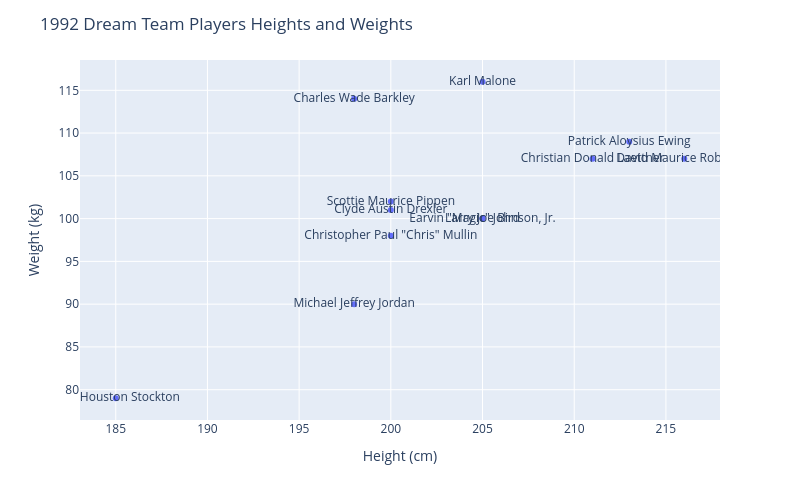

Here is the notebook cell this chart was saved with:
### Code cell
fig = px.scatter(dream_team,x='Height',y='Weight',text='Name', width=800, height=500)
fig.update_layout(title = '1992 Dream Team Players Heights and Weights', 
xaxis_title='Height (cm)',
yaxis_title='Weight (kg)')
fig.show()

### Figure 1 — Plotly figure (JSON) as saved in the notebook; plotly's stock layout.template omitted (floating-point values rounded to 4 significant figures)
{"data": [{"hovertemplate": "Height=%{x}<br>Weight=%{y}<br>Name=%{text}<extra></extra>", "legendgroup": "", "marker": {"color": "#636efa", "symbol": "circle"}, "mode": "markers+text", "name": "", "orientation": "v", "showlegend": false, "text": ["Charles Wade Barkley", "Larry Joe Bird", "Clyde Austin Drexler", "Patrick Aloysius Ewing", "Earvin \"Magic\" Johnson, Jr.", "Michael Jeffrey Jordan", "Christian Donald Laettner", "Karl Malone", "Christopher Paul \"Chris\" Mullin", "Scottie Maurice Pippen", "David Maurice Robinson", "John Houston Stockton"], "type": "scatter", "x": [198.0, 205.0, 200.0, 213.0, 205.0, 198.0, 211.0, 205.0, 200.0, 200.0, 216.0, 185.0], "xaxis": "x", "y": [114.0, 100.0, 101.0, 109.0, 100.0, 90.0, 107.0, 116.0, 98.0, 102.0, 107.0, 79.0], "yaxis": "y"}], "layout": {"height": 500, "legend": {"tracegroupgap": 0}, "margin": {"t": 60}, "title": {"text": "1992 Dream Team Players Heights and Weights"}, "width": 800, "xaxis": {"anchor": "y", "domain": [0, 1], "title": {"text": "Height (cm)"}}, "yaxis": {"anchor": "x", "domain": [0, 1], "title": {"text": "Weight (kg)"}}}}
